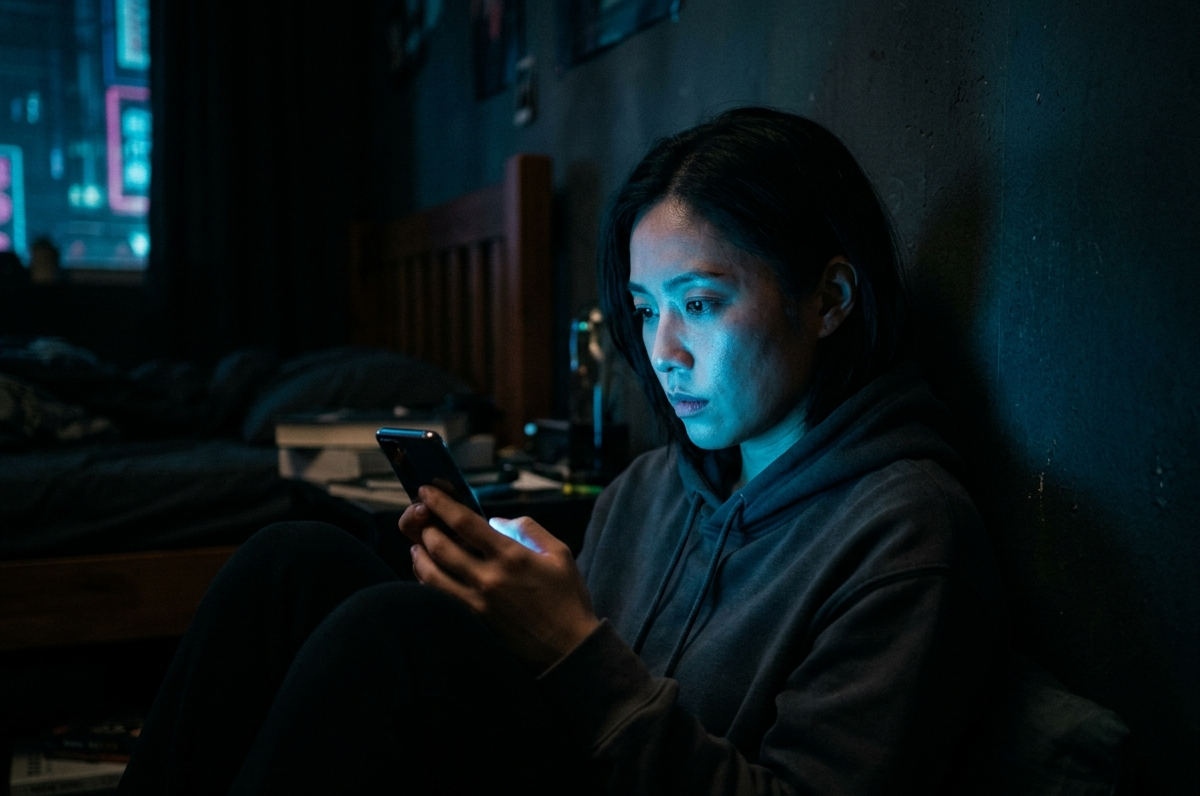
#> input picture images/cyber_hero.png, 1200 x 796 px
$ python crop_more.py
#> lines starting #> are read from the running program, lines starting #| are printed output that depends on the picture
import os
from PIL import Image

# Images to crop
images = [
    "images/cyber_hero.png",
    "images/cyber_what.png",
    "cyberbullying_trapped_screen_1777040393793.png",
    "cyberbullying_hope_support_1777040441639.png"
]

# We will crop an additional 35 pixels from the bottom
CROP_PIXELS = 35

for img_path in images:
    if os.path.exists(img_path):
        try:
            with Image.open(img_path) as img:
#> img is the input picture: PIL image 1200x796 RGBA; mean R, G, B, A 9.9, 21.3, 24.4, 255
                width, height = img.size
#> width = 1200; height = 796
                cropped_img = img.crop((0, 0, width, height - CROP_PIXELS))
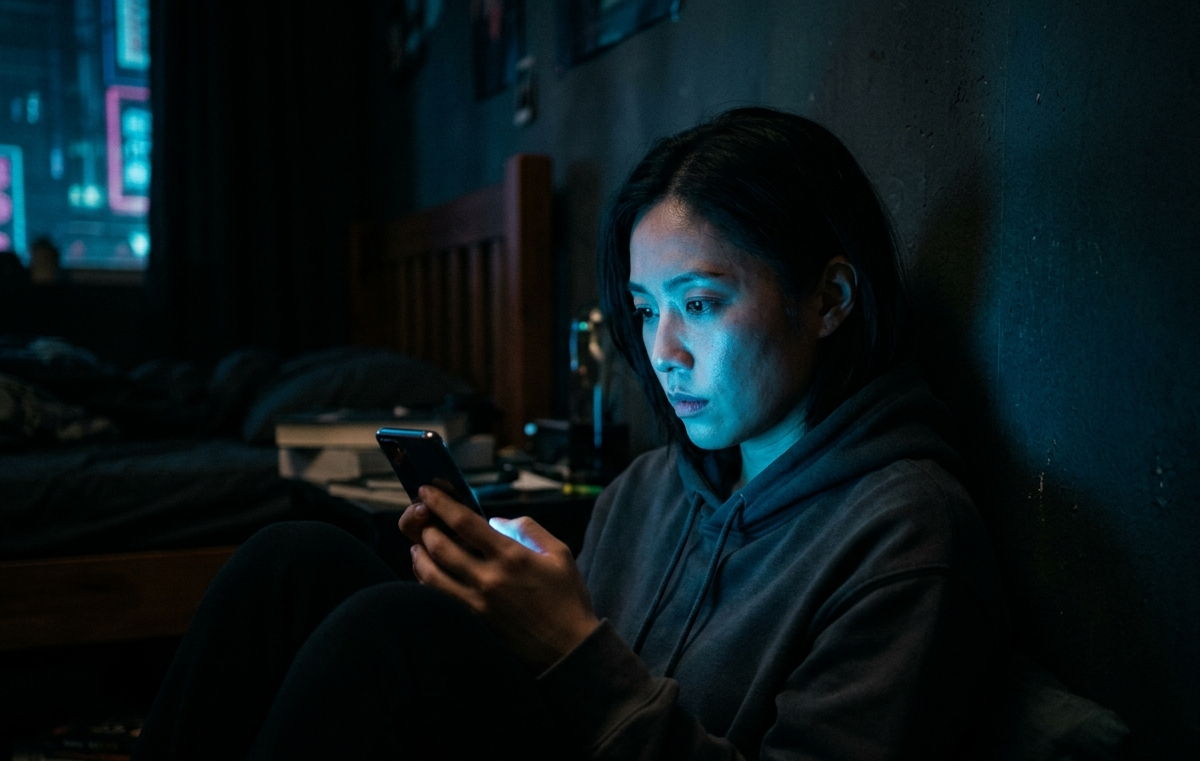
#> cropped_img: PIL image 1200x761 RGBA; mean R, G, B, A 10.2, 22, 25.3, 255
                cropped_img.save(img_path)
                print(f"Successfully cropped further: {img_path}")
        except Exception as e:
            print(f"Error cropping {img_path}: {e}")
#> pass 2 of the loop `for img_path in images:`:
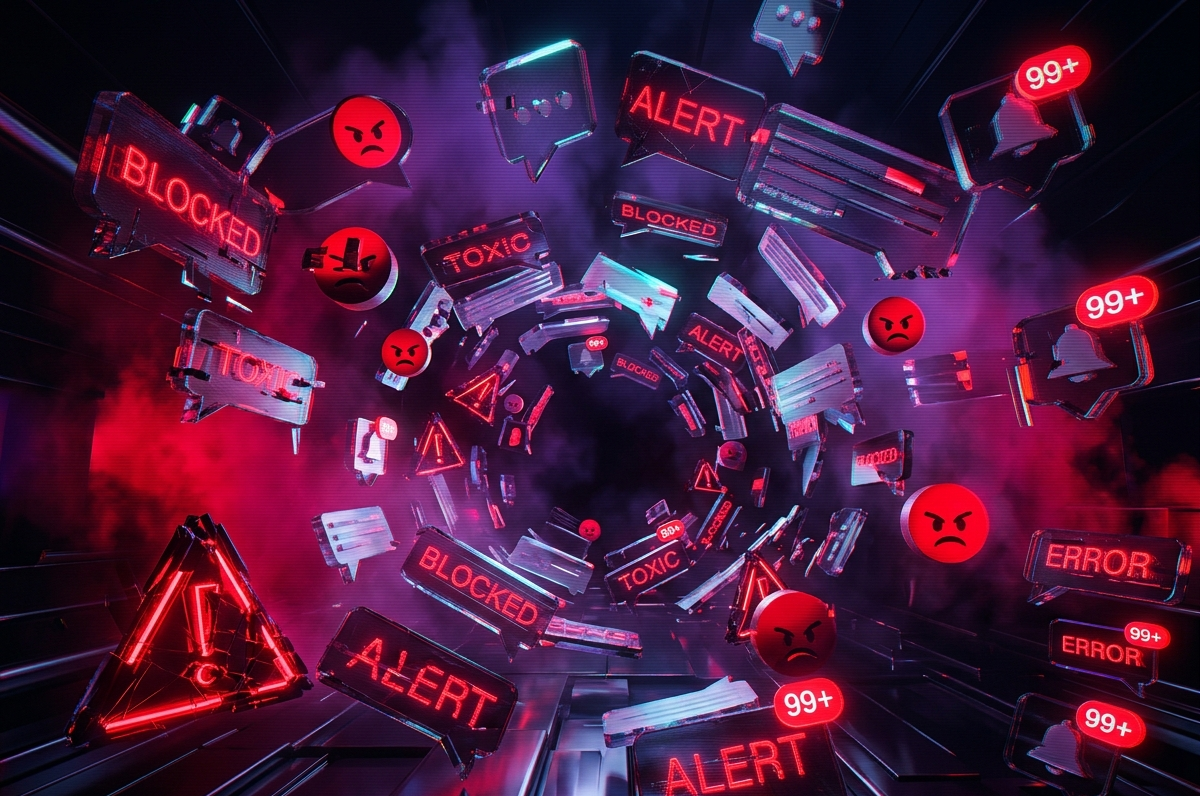
#> input picture images/cyber_what.png, 1200 x 796 px
#> img is the input picture: PIL image 1200x796 RGBA; mean R, G, B, A 73.3, 26.3, 60.5, 255
#> `cropped_img = img.crop((0, 0, width, height - CROP_PIXELS))`:
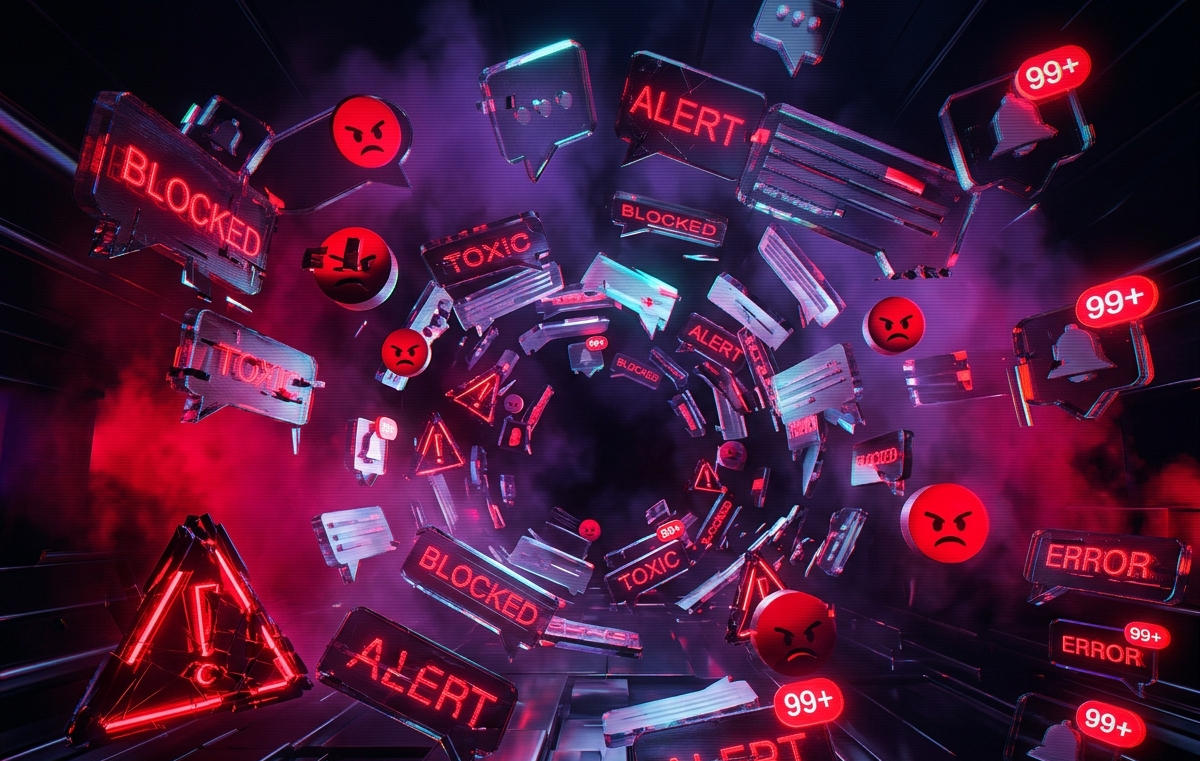
#> cropped_img: PIL image 1200x761 RGBA; mean R, G, B, A 74.3, 26.4, 61, 255
#> pass 3 of the loop `for img_path in images:`:
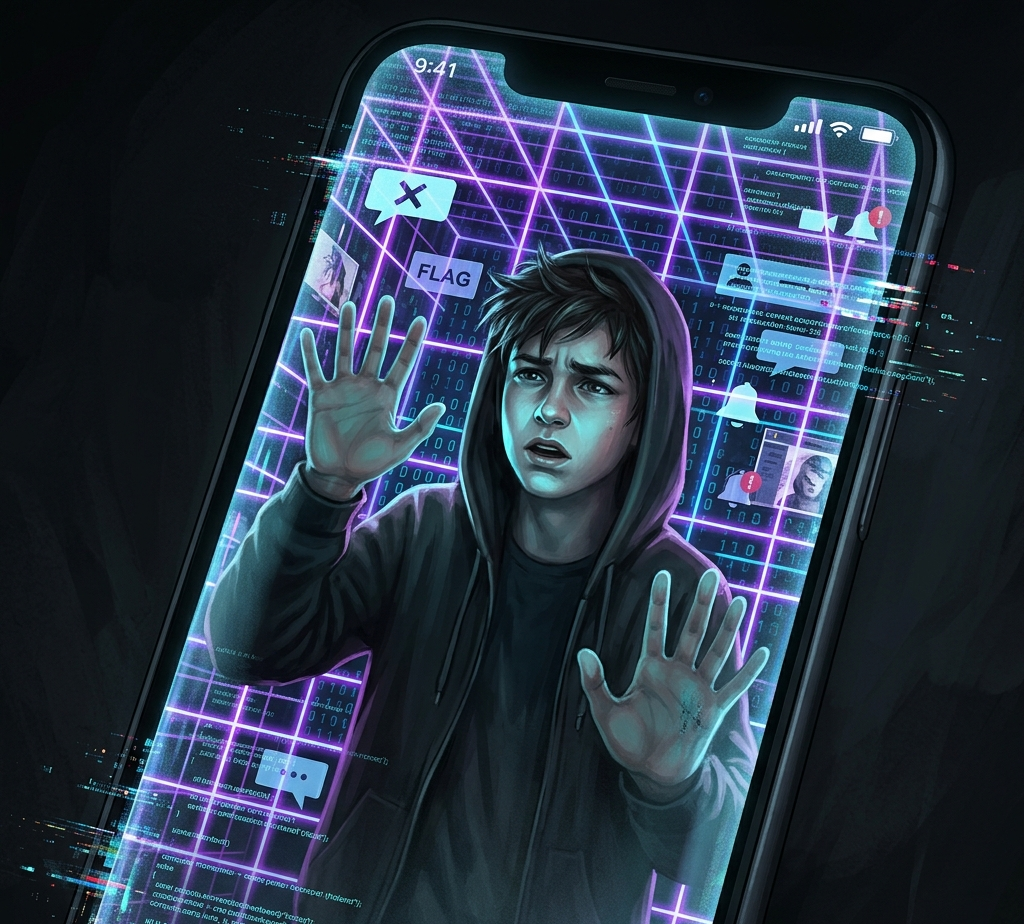
#> input picture cyberbullying_trapped_screen_1777040393793.png, 1024 x 924 px
#> img is the input picture: PIL image 1024x924 RGB; mean R, G, B 39.8, 51.9, 69.6
#> `cropped_img = img.crop((0, 0, width, height - CROP_PIXELS))`:
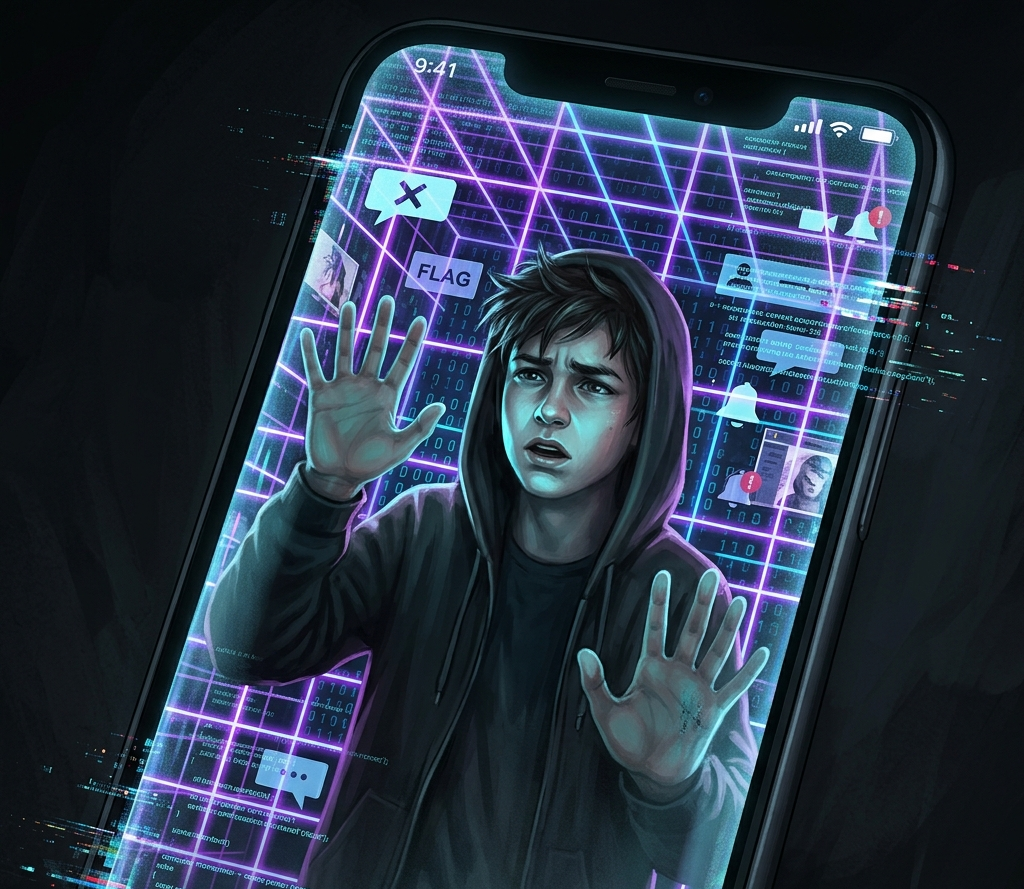
#> cropped_img: PIL image 1024x889 RGB; mean R, G, B 39.9, 51.9, 69.8
#> the loop made 4 passes; the first 3 are shown
